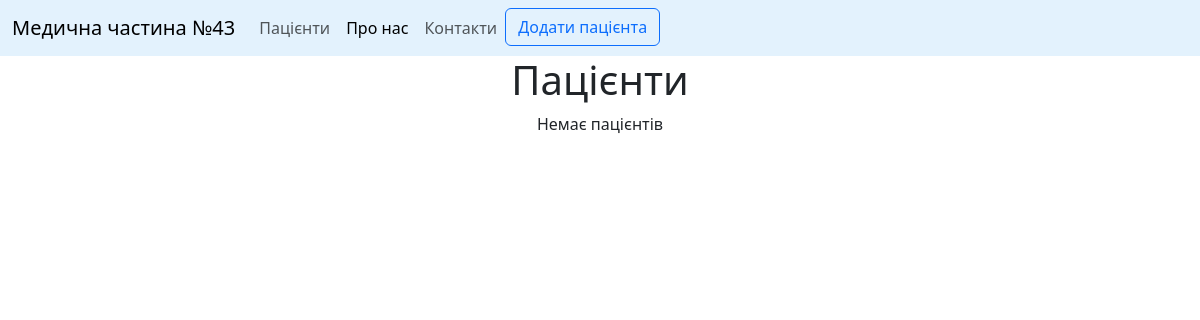
The page /patients/ on the database as committed earlier.
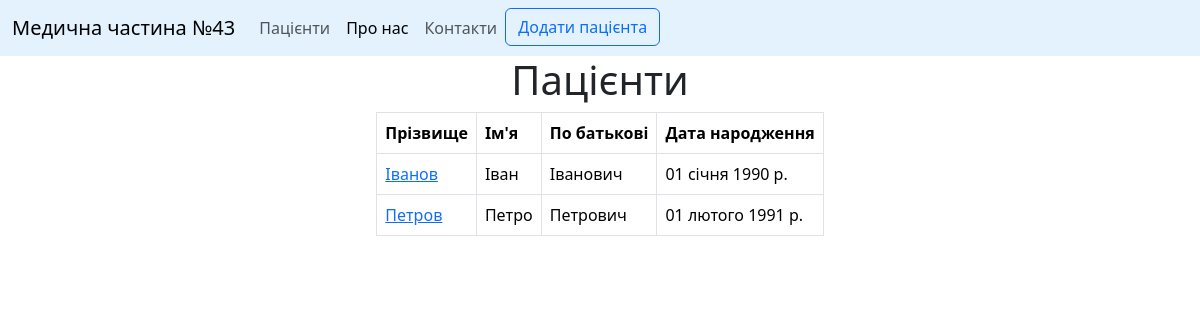
The same page on the database as committed later.
### patients/models.py (models this page shows, shortened)
class Patients(models.Model):
    last_name = models.CharField('Прізвище', max_length=30)
    first_name = models.CharField("Ім'я", max_length=30)
    middle_name = models.CharField('По батькові', max_length=30)
    birth_date = models.DateField('Дата народження')
    brigade = models.CharField('Бригада', max_length=5)
    address = models.CharField('Адреса проживання', max_length=30)
    begin_sentence = models.DateField('Початок строку')
    end_sentence = models.DateField('Кінець строку',  blank=True, null=True)
    term_sentence = models.FloatField('Строк')
    sections = models.CharField('Статті', max_length=30)
    date_arrival = models.DateField('Дата прибуття')
    date_departure = models.DateField('Дата вибуття',  blank=True, null=True)
    class Meta:
        verbose_name = 'Пацієнт'
        verbose_name_plural = 'Пацієнти'
        ordering = ['last_name']
        indexes = [
            models.Index(fields=['last_name', 'first_name', 'middle_name', 'birth_date'])
        ]

### patients/views.py (the view)
# urls.py: path('', views.PatientsListView.as_view(), name='patients'),
class PatientsListView(ListView):
    model = Patients
    context_object_name = 'patients'
    paginate_by = 15

### patients/templates/patients/patients_list.html (shortened to what this page needs)
{% extends 'main/layout.html'%}
{% block btn %}
                    <li class="nav-item">
                        <a class="btn btn btn-outline-primary" href="{%url 'patient_create'%}" role="button">Додати пацієнта</a>
                    </li>
{%endblock%}
{%block content %}
    <div class="features">
        <h1>Пацієнти</h1>
        {% if patients %}
        <table class="table table-stripped table-bordered text-start">
            <thead>
                <tr>
                    <th>Прізвище</th>
                    <th>Ім'я</th>
                    <th>По батькові</th>
                    <th>Дата народження</th>
                </tr>
            </thead>
            <tbody>
            {% for patient in patients %}
                <tr>
                    <td><a href="{{ patient.id }}"> {{ patient.last_name }}</a></td>
                    <td>{{ patient.first_name }}</td>
                    <td>{{ patient.middle_name }}</td>
                    <td>{{ patient.birth_date }}</td>
                </tr>
            {% endfor %}
            </tbody>
        </table>
        {% else %}
            <p>Немає пацієнтів</p>
        {% endif %}
    </div>
{% endblock %}

Rows that differ between the two databases and show on the page:
added Patients: last_name "Іванов", first_name "Іван", middle_name "Іванович", birth_date "01 січня 1990 р."
added Patients: last_name "Петров", first_name "Петро", middle_name "Петрович", birth_date "01 лютого 1991 р."
Other text that changed with them:
text no longer shown: "Немає пацієнтів"
text now shown: "Прізвище Ім'я По батькові Дата народження"
